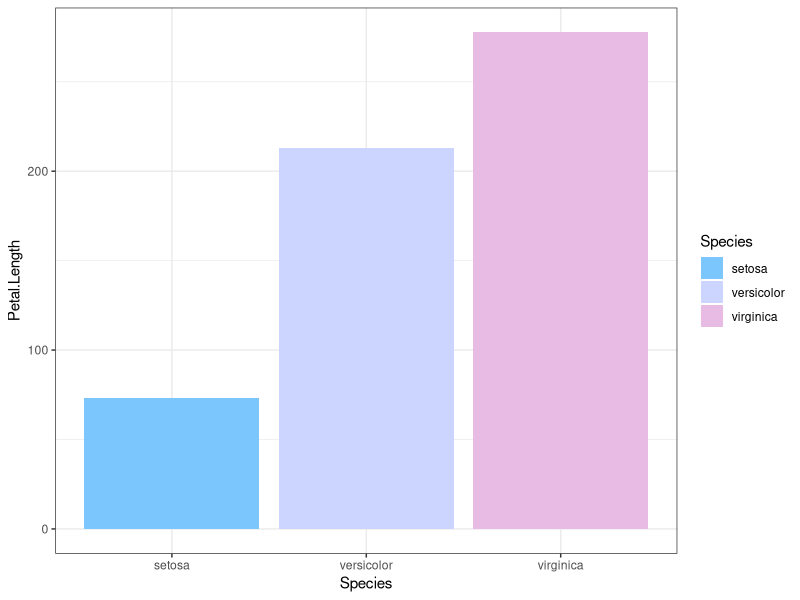

R code for this plot: (Note: this script raises an error after producing the figure.)
#### Load packages ####
install.packages("ggplot2")
library(ggplot2)

#### Read in data ####
#We will be using one of the example datasets that is provided with R. 
data(iris)

#Use head to look at the first few rows of the data "Iris."
head(iris)


#### Example: Use ggplot to read in colors ####
#Approach 1: Read in colors directly when you run ggplot. 
#This approach gives ggplot a list of colors and lets it decide which goes with which category. 

#Let's make a bar plot comparing petal length between species.
#We have to first assign a column to fill in the aes(). We will assign Species to this column.
#We also have to write our scale_fill_manual() and assign values to our vector of colors.
ggplot(data = iris,
        aes(
          x = Species,
            y = Petal.Length,
            fill = Species
           )
        ) +
        geom_col() +
        theme_bw() +
        scale_fill_manual(values = c("#7CC6FE", 
                                     "#CCD5FF",
                                     "#E7BBE3")
                         )

#Notice when you type in specific hex codes, R will show the color that code represents!



#Approach 2: Set colors, represented by hex codes, as a vector before using ggplot.
#This approach is useful when you have many variables and want specific colors to be assigned to each variable.
colors <- c("#7CC6FE", 
            "#CCD5FF",
            "#E7BBE3")


#Let's assign these colors to different species of Iris.

Species(colors) <- c("setosa",
                     "versicolor",
                     "virginica")

#You will get an error stating "Error in Species(colors) <- c("setosa", "versicolor", "virginica"): could not find function "Species<-". 
#You can ignore this error for now. It will work later when we run it in ggplot! 

#Let's make the same bar plot comparing Petal Length between different species of Iris.
ggplot(data = iris,
       aes(
         x = Species,
           y = Petal.Length,
           fill = Species
           )
      ) +
        geom_col() +
        scale_fill_manual(values = colors,
                          labels = c("I. setosa",
                                     "I. versicolor",
                                     "I. virginica")) +
        theme_bw()

#What if we didn't have the scale_fill_manual line? 
ggplot(data = iris,
       aes(x = Species,
           y = Petal.Length,
           fill = Species)) +
  geom_col() +
  theme_bw()
#This will show the default colors in ggplot, rather than the color palette you wanted originally. 

#### Students' Attempt ####
#Using the same Iris dataset, choose your own color palette and decide which approach to use. 

#In this activity, we will make a linear plot comparing sepal width with sepal length. 
#Each line will be colored by the species.

#This is what the plot will look like with default colors. 
ggplot(data = iris,
       aes(x = Sepal.Width,
           y = Sepal.Length,
           color = Species)) +
  geom_line() +
  theme_bw()

#Approach 1: Set colors directly when running ggplot.
#Note that we are using color in the aes() and scale_color_manual() instead of fill and scale_fill_manual().
#This is because we use scale_fill_manual() for adding color to bars, boxes, and polygons, like in bar charts or box plots.
#We use scale_color_manual() for adding color to points, lines, borders, like in scatter plots or line graphs. 
ggplot(data = iris,
       aes(x = Sepal.Width,
           y = Sepal.Length,
           color = Species)) +
  geom_line() +
  scale_color_manual(values = c()) + #Add in here!
  theme_bw()

#Approach 2: Set colors, represented by hex codes, as a vector before using ggplot.
#Add your hex codes here!
colors_line <- c("",
                 "",
                 "") 

Species(colors_line) <- c("setosa",
                          "versicolor",
                          "virginica")

#We will still have the same error as before, but you can still ignore it.

ggplot(data = iris,
       aes(x = Sepal.Width,
           y = Sepal.Length,
           color = Species)) +
  geom_line() +
  scale_color_manual(values = colors_line,
                    labels = c("I. setosa",
                               "I. versicolor",
                               "I. virginica")) +
  theme_bw()






  
  
